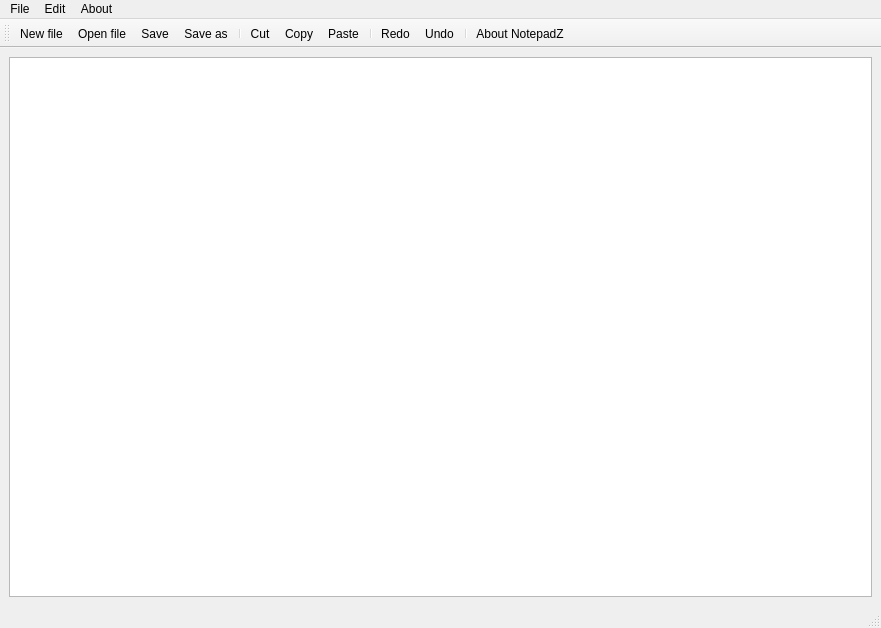
<?xml version="1.0" encoding="UTF-8"?>
<ui version="4.0">
 <class>MainWindow</class>
 <widget class="QMainWindow" name="MainWindow">
  <property name="geometry">
   <rect>
    <x>0</x>
    <y>0</y>
    <width>881</width>
    <height>628</height>
   </rect>
  </property>
  <property name="windowTitle">
   <string>MainWindow</string>
  </property>
  <widget class="QWidget" name="centralwidget">
   <layout class="QHBoxLayout" name="horizontalLayout">
    <item>
     <widget class="QTextEdit" name="textEdit"/>
    </item>
   </layout>
  </widget>
  <widget class="QMenuBar" name="menubar">
   <property name="geometry">
    <rect>
     <x>0</x>
     <y>0</y>
     <width>881</width>
     <height>20</height>
    </rect>
   </property>
   <widget class="QMenu" name="menuFile">
    <property name="title">
     <string>File</string>
    </property>
    <addaction name="actionNew"/>
    <addaction name="actionOpen_file"/>
    <addaction name="separator"/>
    <addaction name="actionSave"/>
    <addaction name="actionSave_as"/>
    <addaction name="separator"/>
    <addaction name="actionPrint"/>
   </widget>
   <widget class="QMenu" name="menuEdit">
    <property name="title">
     <string>Edit</string>
    </property>
    <addaction name="actionCut"/>
    <addaction name="actionCopy"/>
    <addaction name="actionPaste"/>
    <addaction name="separator"/>
    <addaction name="actionRedo"/>
    <addaction name="actionUndo"/>
    <addaction name="separator"/>
    <addaction name="actionFont"/>
    <addaction name="actionColor"/>
    <addaction name="actionBackground_Color"/>
    <addaction name="actionBackgroundColor"/>
   </widget>
   <widget class="QMenu" name="menuAbout">
    <property name="title">
     <string>About</string>
    </property>
    <addaction name="actionAbout_NotepadZ"/>
   </widget>
   <addaction name="menuFile"/>
   <addaction name="menuEdit"/>
   <addaction name="menuAbout"/>
  </widget>
  <widget class="QStatusBar" name="statusbar"/>
  <widget class="QToolBar" name="toolBar">
   <property name="windowTitle">
    <string>toolBar</string>
   </property>
   <attribute name="toolBarArea">
    <enum>TopToolBarArea</enum>
   </attribute>
   <attribute name="toolBarBreak">
    <bool>false</bool>
   </attribute>
   <addaction name="actionNew"/>
   <addaction name="actionOpen_file"/>
   <addaction name="actionSave"/>
   <addaction name="actionSave_as"/>
   <addaction name="separator"/>
   <addaction name="actionCut"/>
   <addaction name="actionCopy"/>
   <addaction name="actionPaste"/>
   <addaction name="separator"/>
   <addaction name="actionRedo"/>
   <addaction name="actionUndo"/>
   <addaction name="separator"/>
   <addaction name="actionAbout_NotepadZ"/>
  </widget>
  <action name="actionNew">
   <property name="icon">
    <iconset resource="Resource.qrc">
     <normaloff>:/rec/img/new-document.png</normaloff>:/rec/img/new-document.png</iconset>
   </property>
   <property name="text">
    <string>New file</string>
   </property>
  </action>
  <action name="actionOpen_file">
   <property name="icon">
    <iconset resource="Resource.qrc">
     <normaloff>:/rec/img/open.png</normaloff>:/rec/img/open.png</iconset>
   </property>
   <property name="text">
    <string>Open file</string>
   </property>
  </action>
  <action name="actionSave">
   <property name="icon">
    <iconset resource="Resource.qrc">
     <normaloff>:/rec/img/floppy-disk.png</normaloff>:/rec/img/floppy-disk.png</iconset>
   </property>
   <property name="text">
    <string>Save</string>
   </property>
  </action>
  <action name="actionSave_as">
   <property name="icon">
    <iconset resource="Resource.qrc">
     <normaloff>:/rec/img/save-file.png</normaloff>:/rec/img/save-file.png</iconset>
   </property>
   <property name="text">
    <string>Save as</string>
   </property>
  </action>
  <action name="actionCut">
   <property name="icon">
    <iconset resource="Resource.qrc">
     <normaloff>:/rec/img/hair-cut.png</normaloff>:/rec/img/hair-cut.png</iconset>
   </property>
   <property name="text">
    <string>Cut</string>
   </property>
  </action>
  <action name="actionCopy">
   <property name="icon">
    <iconset resource="Resource.qrc">
     <normaloff>:/rec/img/copy.png</normaloff>:/rec/img/copy.png</iconset>
   </property>
   <property name="text">
    <string>Copy</string>
   </property>
  </action>
  <action name="actionPaste">
   <property name="icon">
    <iconset resource="Resource.qrc">
     <normaloff>:/rec/img/paste.png</normaloff>:/rec/img/paste.png</iconset>
   </property>
   <property name="text">
    <string>Paste</string>
   </property>
  </action>
  <action name="actionRedo">
   <property name="icon">
    <iconset resource="Resource.qrc">
     <normaloff>:/rec/img/redo.png</normaloff>:/rec/img/redo.png</iconset>
   </property>
   <property name="text">
    <string>Redo</string>
   </property>
  </action>
  <action name="actionUndo">
   <property name="icon">
    <iconset resource="Resource.qrc">
     <normaloff>:/rec/img/undo.png</normaloff>:/rec/img/undo.png</iconset>
   </property>
   <property name="text">
    <string>Undo</string>
   </property>
  </action>
  <action name="actionAbout_NotepadZ">
   <property name="icon">
    <iconset resource="Resource.qrc">
     <normaloff>:/rec/img/info.png</normaloff>:/rec/img/info.png</iconset>
   </property>
   <property name="text">
    <string>About NotepadZ</string>
   </property>
  </action>
  <action name="actionFont">
   <property name="text">
    <string>Font</string>
   </property>
  </action>
  <action name="actionColor">
   <property name="text">
    <string>Color</string>
   </property>
  </action>
  <action name="actionBackground_Color">
   <property name="text">
    <string>Highlight</string>
   </property>
  </action>
  <action name="actionBackgroundColor">
   <property name="text">
    <string>BackgroundColor</string>
   </property>
  </action>
  <action name="actionPrint">
   <property name="text">
    <string>Print</string>
   </property>
  </action>
 </widget>
 <resources>
  <include location="Resource.qrc"/>
 </resources>
 <connections/>
</ui>
